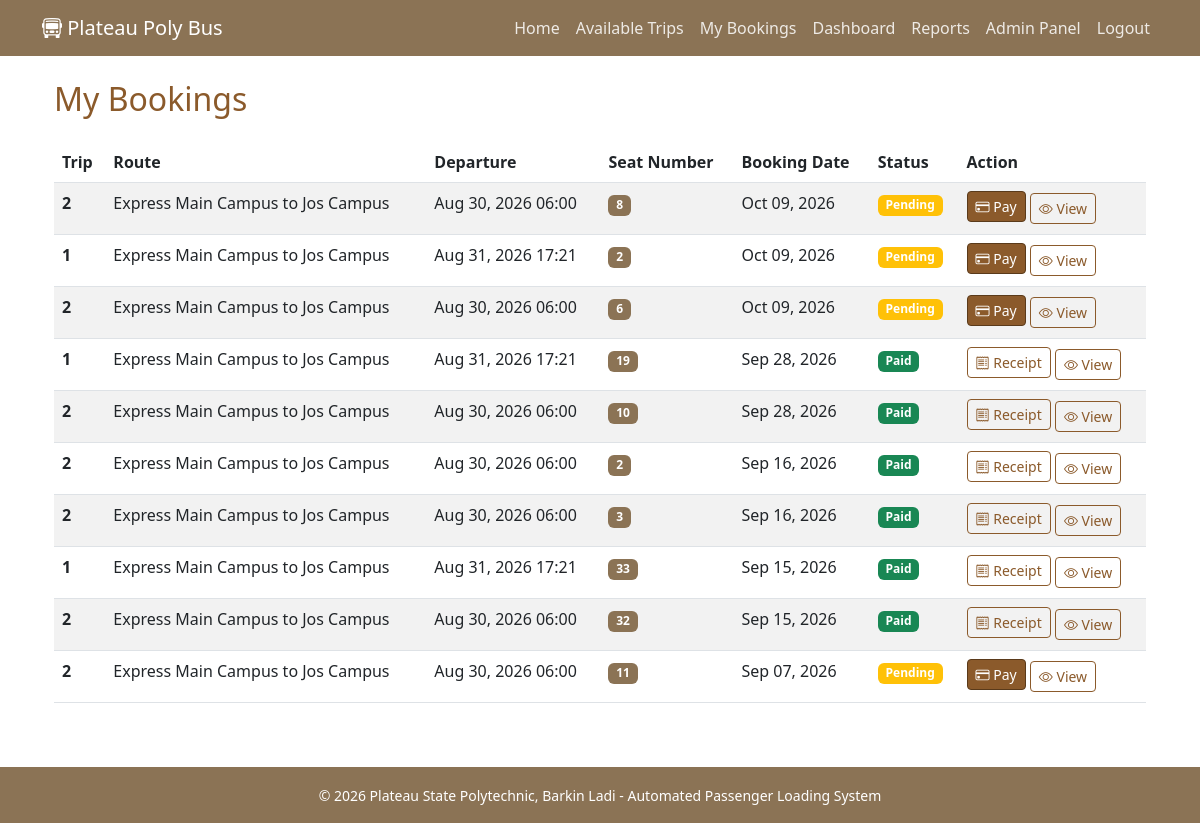
The page /my-bookings/ (signed in) on the database its author committed.
### passenger_loading/models.py (models this page shows, shortened)
class Booking(models.Model):
    PAYMENT_STATUS = [
        ('Pending', 'Pending'),
        ('Paid', 'Paid'),
        ('Failed', 'Failed'),
    ]
    trip = models.ForeignKey(Trip, on_delete=models.CASCADE)
    passenger = models.ForeignKey(Passenger, on_delete=models.CASCADE)
    seat_number = models.PositiveIntegerField()
    booking_date = models.DateTimeField(auto_now_add=True)
    payment_status = models.CharField(max_length=20, choices=PAYMENT_STATUS, default='Pending')
    class Meta:
        unique_together = ('trip', 'seat_number')

class Trip(models.Model):
    STATUS_CHOICES = [
        ('Scheduled', 'Scheduled'),
        ('In Progress', 'In Progress'),
        ('Completed', 'Completed'),
        ('Cancelled', 'Cancelled'),
    ]
    bus = models.ForeignKey(Bus, on_delete=models.CASCADE)
    route = models.ForeignKey(Route, on_delete=models.CASCADE)
    departure_time = models.DateTimeField()
    arrival_time = models.DateTimeField(blank=True, null=True)
    fare_amount = models.DecimalField(max_digits=8, decimal_places=2)
    status = models.CharField(max_length=20, choices=STATUS_CHOICES, default='Scheduled')

class Route(models.Model):
    route_name = models.CharField(max_length=100)
    origin = models.CharField(max_length=100)
    destination = models.CharField(max_length=100)

### passenger_loading/views.py (the view)
# urls.py: path('my-bookings/', views.my_bookings, name='my_bookings'),
@login_required
def my_bookings(request):
    bookings = Booking.objects.filter(passenger=request.user).order_by('-booking_date')
    return render(request, 'my_bookings.html', {'bookings': bookings})

### passenger_loading/templates/my_bookings.html (shortened to what this page needs)
{% extends 'base.html' %}
{% load static %}
{% block content %}
<div class="container">
    <h2 class="text-oak mb-4">My Bookings</h2>
    {% if bookings %}
        <div class="table-responsive">
            <table class="table table-hover table-striped">
                <thead class="table-oak">
                    <tr>
                        <th>Trip</th>
                        <th>Route</th>
                        <th>Departure</th>
                        <th>Seat Number</th>
                        <th>Booking Date</th>
                        <th>Status</th>
                        <th>Action</th>
                    </tr>
                </thead>
                <tbody>
                    {% for booking in bookings %}
                        <tr>
                            <td><strong>{{ booking.trip.id }}</strong></td>
                            <td>{{ booking.trip.route.route_name }}</td>
                            <td>{{ booking.trip.departure_time|date:"M d, Y H:i" }}</td>
                            <td><badge class="badge bg-oak">{{ booking.seat_number }}</badge></td>
                            <td>{{ booking.booking_date|date:"M d, Y" }}</td>
                            <td>
                                {% if booking.payment_status == 'Paid' %}
                                    <span class="badge bg-success">Paid</span>
                                {% elif booking.payment_status == 'Pending' %}
                                    <span class="badge bg-warning">Pending</span>
                                {% else %}
                                    <span class="badge bg-danger">Cancelled</span>
                                {% endif %}
                            </td>
                            <td>
                                {% if booking.payment_status == 'Pending' %}
                                    <a href="{% url 'passenger_loading:payment' booking.id %}" class="btn btn-sm btn-oak mb-1">
                                        <i class="bi bi-credit-card"></i> Pay
                                    </a>
                                {% elif booking.payment_status == 'Paid' %}
                                    <a href="{% url 'passenger_loading:receipt' booking.id %}" class="btn btn-sm btn-outline-oak mb-1">
                                        <i class="bi bi-receipt"></i> Receipt
                                    </a>
                                {% endif %}
                                <button class="btn btn-sm btn-outline-oak" data-bs-toggle="modal" data-bs-target="#bookingModal{{ booking.id }}">
                                    <i class="bi bi-eye"></i> View
                                </button>
                            </td>
                        </tr>
                    {% endfor %}
                </tbody>
            </table>
        </div>
    {% else %}
        <div class="alert alert-info" role="alert">
            <i class="bi bi-info-circle"></i> You don't have any bookings yet.
            <a href="{% url 'passenger_loading:trips' %}" class="alert-link">Book a trip now</a>
        </div>
    {% endif %}
</div>
{% endblock %}

### passenger_loading/static/css/oak.css (style rules this page uses)
:root { --oak-dark: #5a3a1a; --oak-medium: #8B5A2B; --oak-light: #D2B48C; --oak-lighter: #f5ede4; --oak-gold: #c49a6c; }
.bg-oak { background-color: var(--oak-medium) !important; }
.text-oak { color: var(--oak-medium) !important; }
.btn-oak { background-color: var(--oak-medium); color: white; border: 1px solid var(--oak-dark); }
.btn-outline-oak { color: var(--oak-medium); border-color: var(--oak-medium); }

### passenger_loading/templates/my_bookings.html (style rules this page uses)
.bg-oak { background-color: #8B7355 !important; }

### rows shown on the page
Booking: trip.id "2", trip.route.route_name "Express Main Campus to Jos Campus", trip.departure_time "Aug 30, 2026 06:00", seat_number "8", booking_date "Oct 09, 2026", payment_status "Pending"
Booking: trip.id "1", trip.route.route_name "Express Main Campus to Jos Campus", trip.departure_time "Aug 31, 2026 17:21", seat_number "2", booking_date "Oct 09, 2026", payment_status "Pending"
Booking: trip.id "2", trip.route.route_name "Express Main Campus to Jos Campus", trip.departure_time "Aug 30, 2026 06:00", seat_number "6", booking_date "Oct 09, 2026", payment_status "Pending"
Booking: trip.id "1", trip.route.route_name "Express Main Campus to Jos Campus", trip.departure_time "Aug 31, 2026 17:21", seat_number "19", booking_date "Sep 28, 2026", payment_status "Paid"
Booking: trip.id "2", trip.route.route_name "Express Main Campus to Jos Campus", trip.departure_time "Aug 30, 2026 06:00", seat_number "10", booking_date "Sep 28, 2026", payment_status "Paid"
Booking: trip.id "2", trip.route.route_name "Express Main Campus to Jos Campus", trip.departure_time "Aug 30, 2026 06:00", seat_number "2", booking_date "Sep 16, 2026", payment_status "Paid"
Booking: trip.id "2", trip.route.route_name "Express Main Campus to Jos Campus", trip.departure_time "Aug 30, 2026 06:00", seat_number "3", booking_date "Sep 16, 2026", payment_status "Paid"
Booking: trip.id "1", trip.route.route_name "Express Main Campus to Jos Campus", trip.departure_time "Aug 31, 2026 17:21", seat_number "33", booking_date "Sep 15, 2026", payment_status "Paid"
Booking: trip.id "2", trip.route.route_name "Express Main Campus to Jos Campus", trip.departure_time "Aug 30, 2026 06:00", seat_number "32", booking_date "Sep 15, 2026", payment_status "Paid"
Booking: trip.id "2", trip.route.route_name "Express Main Campus to Jos Campus", trip.departure_time "Aug 30, 2026 06:00", seat_number "11", booking_date "Sep 07, 2026", payment_status "Pending"
